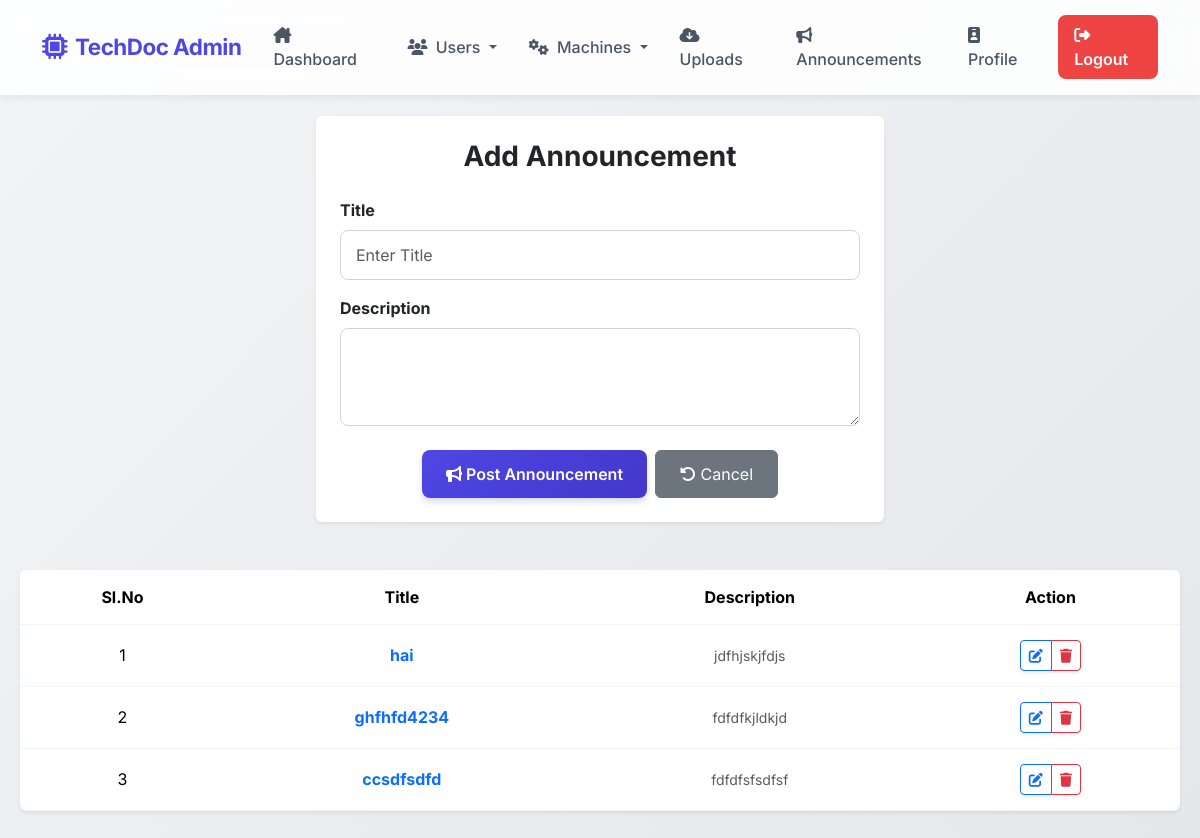
Page /wadmin/Announcement/ on the earlier database version.
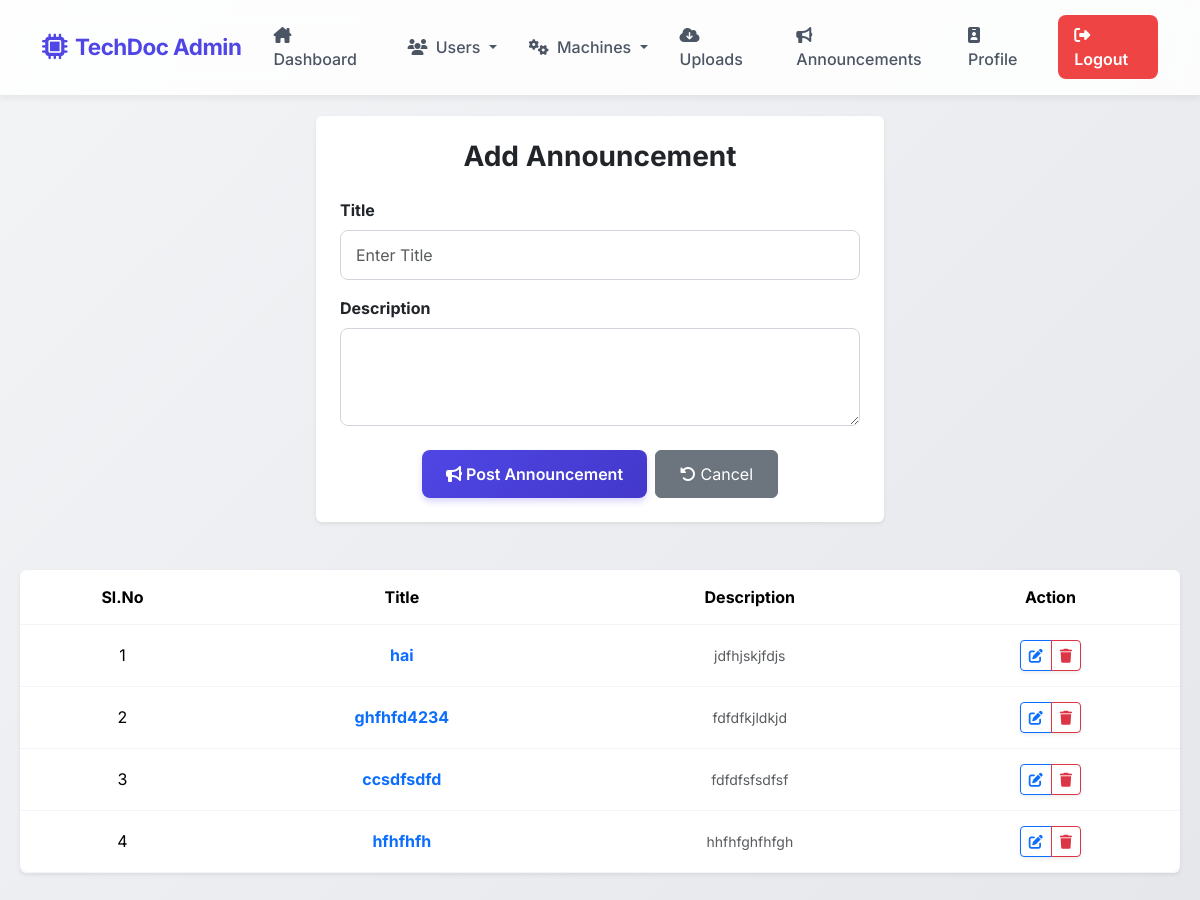
Same page on the later database version.
### wadmin/models.py (models this page shows)
class Announcement(models.Model):
    title = models.CharField(max_length=200)
    description = models.TextField()
    date = models.DateField(auto_now_add=True)
    class Meta:
        db_table = 'tbl_announcement'

### wadmin/views.py (the view)
# urls.py: path('Announcement/', views.announcement, name="announcement"),
def announcement(request):
    announcementdata = Announcement.objects.all()
    if request.method == "POST":
        a = Announcement.objects.filter(
            title__iexact=request.POST.get("title")
        )
        if a:
            return render(request, "Admin/AddAnnouncement.html", {
                'data': announcementdata,
                'msg': "Announcement already exists"
            })
        else:
            Announcement.objects.create(
                title=request.POST.get("title"),
                description=request.POST.get("description")
            )
        return redirect("wadmin:announcement")
    else:
        return render(request, "Admin/AddAnnouncement.html", {
            'data': announcementdata
        })

### wadmin/Templates/admin/AddAnnouncement.html (shortened to what this page needs)
{% include 'admin/Header.html' %}
<div class="row mb-5 justify-content-center">
    <div class="col-md-6">
        <div class="card shadow-sm border-0 p-4">
            <h3 class="mb-4 fw-bold text-center">Add Announcement</h3>
            <form action="" method="post">
                <div class="mb-3">
                    <label class="form-label fw-bold">Title</label>
                    <input type="text" class="form-control" name="title" value="{{announcement.title}}"
                        placeholder="Enter Title" required>
                </div>
                <div class="mb-3">
                    <label class="form-label fw-bold">Description</label>
                    <textarea class="form-control" name="description" rows="3"
                        required>{{announcement.description}}</textarea>
                </div>
                <div class="d-grid gap-2 d-md-flex justify-content-md-center mt-4">
                    <button type="submit" class="btn btn-primary-custom px-4"><i class="fa-solid fa-bullhorn"></i> Post
                        Announcement</button>
                    <button type="reset" class="btn btn-secondary px-4"><i class="fa-solid fa-rotate-left"></i>
                        Cancel</button>
                </div>
            </form>
        </div>
    </div>
</div>
<div class="card shadow-sm border-0">
    <div class="card-body p-0 table-responsive">
        <table class="table table-custom table-hover m-0 w-100 text-center align-middle">
            <thead>
                <tr>
                    <th>Sl.No</th>
                    <th>Title</th>
                    <th>Description</th>
                    <th>Action</th>
                </tr>
            </thead>
            <tbody>
                {% for i in data %}
                <tr>
                    <td>{{forloop.counter}}</td>
                    <td class="fw-bold text-primary">{{i.title}}</td>
                    <td class="text-muted"><small>{{i.description}}</small></td>
                    <td>
                        <div class="btn-group shadow-sm">
                            <a href="{% url 'wadmin:editannouncement' i.id %}" class="btn btn-sm btn-outline-primary"><i
                                    class="fa-solid fa-pen-to-square"></i></a>
                            <a href="{% url 'wadmin:deleteannouncement' i.id %}"
                                class="btn btn-sm btn-outline-danger"><i class="fa-solid fa-trash"></i></a>
                        </div>
                    </td>
                </tr>
                {% endfor %}
            </tbody>
        </table>
    </div>
</div>
</div>
</body>
</html>

Differences in the rows shown:
added Announcement: title "hfhfhfh", description "hhfhfghfhfgh"
